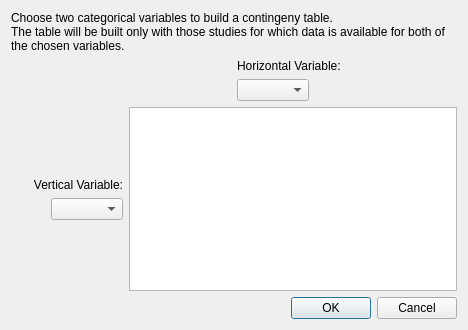
<?xml version="1.0" encoding="UTF-8"?>
<ui version="4.0">
 <class>Dialog</class>
 <widget class="QDialog" name="Dialog">
  <property name="geometry">
   <rect>
    <x>0</x>
    <y>0</y>
    <width>468</width>
    <height>330</height>
   </rect>
  </property>
  <property name="windowTitle">
   <string>Contingency Table</string>
  </property>
  <layout class="QVBoxLayout" name="verticalLayout_4">
   <item>
    <widget class="QLabel" name="label_3">
     <property name="text">
      <string>Choose two categorical variables to build a contingeny table.
The table will be built only with those studies for which data is available for both of the chosen variables.</string>
     </property>
     <property name="wordWrap">
      <bool>true</bool>
     </property>
    </widget>
   </item>
   <item>
    <layout class="QGridLayout" name="gridLayout">
     <item row="0" column="1">
      <layout class="QHBoxLayout" name="horizontalLayout_3">
       <item>
        <spacer name="horizontalSpacer_3">
         <property name="orientation">
          <enum>Qt::Horizontal</enum>
         </property>
         <property name="sizeHint" stdset="0">
          <size>
           <width>40</width>
           <height>20</height>
          </size>
         </property>
        </spacer>
       </item>
       <item>
        <layout class="QVBoxLayout" name="verticalLayout_2">
         <item>
          <widget class="QLabel" name="label_2">
           <property name="text">
            <string>Horizontal Variable:</string>
           </property>
          </widget>
         </item>
         <item>
          <layout class="QHBoxLayout" name="horizontalLayout">
           <item>
            <widget class="QComboBox" name="horizontal_comboBox"/>
           </item>
           <item>
            <spacer name="horizontalSpacer">
             <property name="orientation">
              <enum>Qt::Horizontal</enum>
             </property>
             <property name="sizeHint" stdset="0">
              <size>
               <width>40</width>
               <height>20</height>
              </size>
             </property>
            </spacer>
           </item>
          </layout>
         </item>
        </layout>
       </item>
       <item>
        <spacer name="horizontalSpacer_4">
         <property name="orientation">
          <enum>Qt::Horizontal</enum>
         </property>
         <property name="sizeHint" stdset="0">
          <size>
           <width>40</width>
           <height>20</height>
          </size>
         </property>
        </spacer>
       </item>
      </layout>
     </item>
     <item row="1" column="0">
      <layout class="QVBoxLayout" name="verticalLayout_3">
       <item>
        <spacer name="verticalSpacer">
         <property name="orientation">
          <enum>Qt::Vertical</enum>
         </property>
         <property name="sizeHint" stdset="0">
          <size>
           <width>20</width>
           <height>40</height>
          </size>
         </property>
        </spacer>
       </item>
       <item>
        <layout class="QVBoxLayout" name="verticalLayout">
         <item>
          <widget class="QLabel" name="label">
           <property name="text">
            <string>Vertical Variable:</string>
           </property>
           <property name="alignment">
            <set>Qt::AlignRight|Qt::AlignTrailing|Qt::AlignVCenter</set>
           </property>
           <property name="wordWrap">
            <bool>true</bool>
           </property>
          </widget>
         </item>
         <item>
          <layout class="QHBoxLayout" name="horizontalLayout_2">
           <item>
            <spacer name="horizontalSpacer_2">
             <property name="orientation">
              <enum>Qt::Horizontal</enum>
             </property>
             <property name="sizeType">
              <enum>QSizePolicy::Minimum</enum>
             </property>
             <property name="sizeHint" stdset="0">
              <size>
               <width>40</width>
               <height>20</height>
              </size>
             </property>
            </spacer>
           </item>
           <item>
            <widget class="QComboBox" name="vertical_comboBox"/>
           </item>
          </layout>
         </item>
        </layout>
       </item>
       <item>
        <spacer name="verticalSpacer_2">
         <property name="orientation">
          <enum>Qt::Vertical</enum>
         </property>
         <property name="sizeHint" stdset="0">
          <size>
           <width>20</width>
           <height>40</height>
          </size>
         </property>
        </spacer>
       </item>
      </layout>
     </item>
     <item row="1" column="1">
      <widget class="QTableWidget" name="tableWidget"/>
     </item>
    </layout>
   </item>
   <item>
    <widget class="QDialogButtonBox" name="buttonBox">
     <property name="orientation">
      <enum>Qt::Horizontal</enum>
     </property>
     <property name="standardButtons">
      <set>QDialogButtonBox::Cancel|QDialogButtonBox::Ok</set>
     </property>
    </widget>
   </item>
  </layout>
 </widget>
 <resources/>
 <connections>
  <connection>
   <sender>buttonBox</sender>
   <signal>accepted()</signal>
   <receiver>Dialog</receiver>
   <slot>accept()</slot>
   <hints>
    <hint type="sourcelabel">
     <x>248</x>
     <y>254</y>
    </hint>
    <hint type="destinationlabel">
     <x>157</x>
     <y>274</y>
    </hint>
   </hints>
  </connection>
  <connection>
   <sender>buttonBox</sender>
   <signal>rejected()</signal>
   <receiver>Dialog</receiver>
   <slot>reject()</slot>
   <hints>
    <hint type="sourcelabel">
     <x>316</x>
     <y>260</y>
    </hint>
    <hint type="destinationlabel">
     <x>286</x>
     <y>274</y>
    </hint>
   </hints>
  </connection>
 </connections>
</ui>
